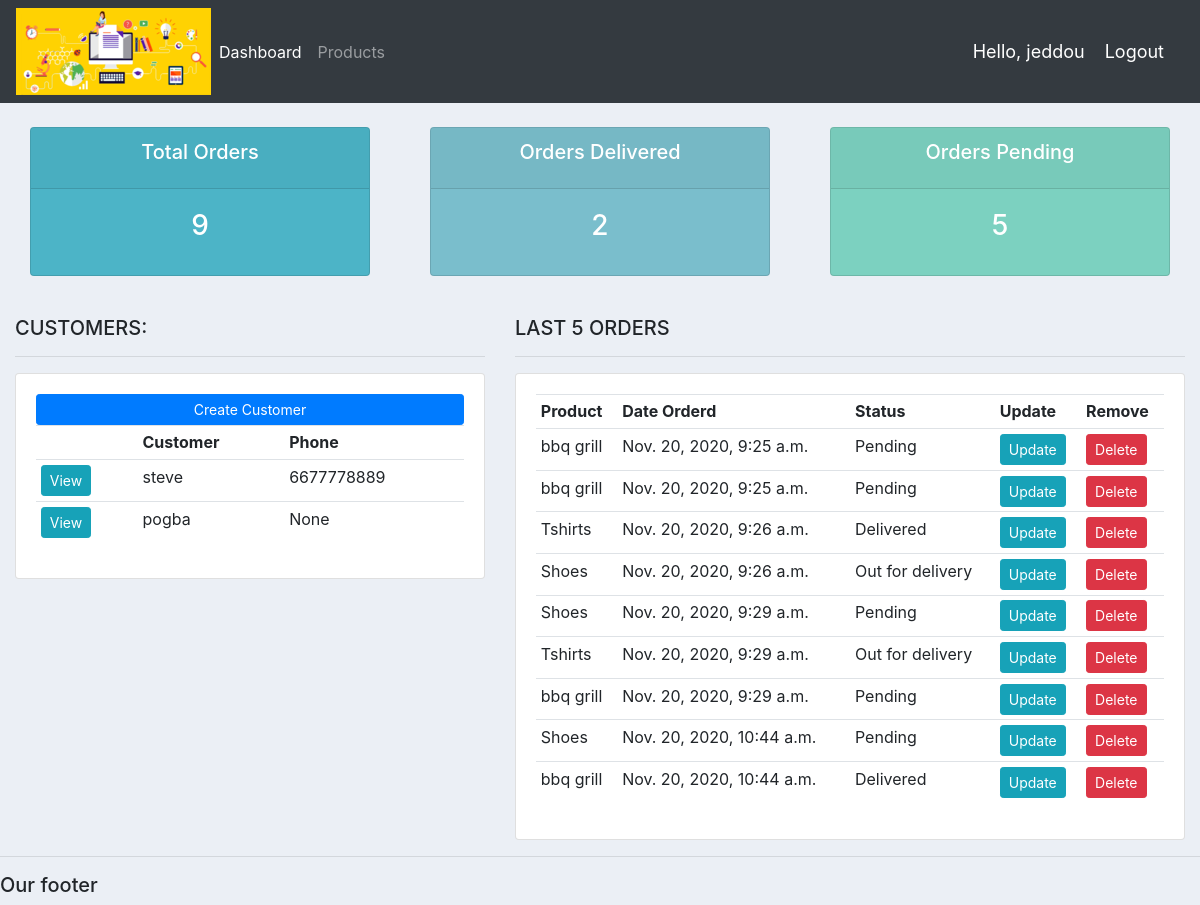
The app's page / (signed in), older data.
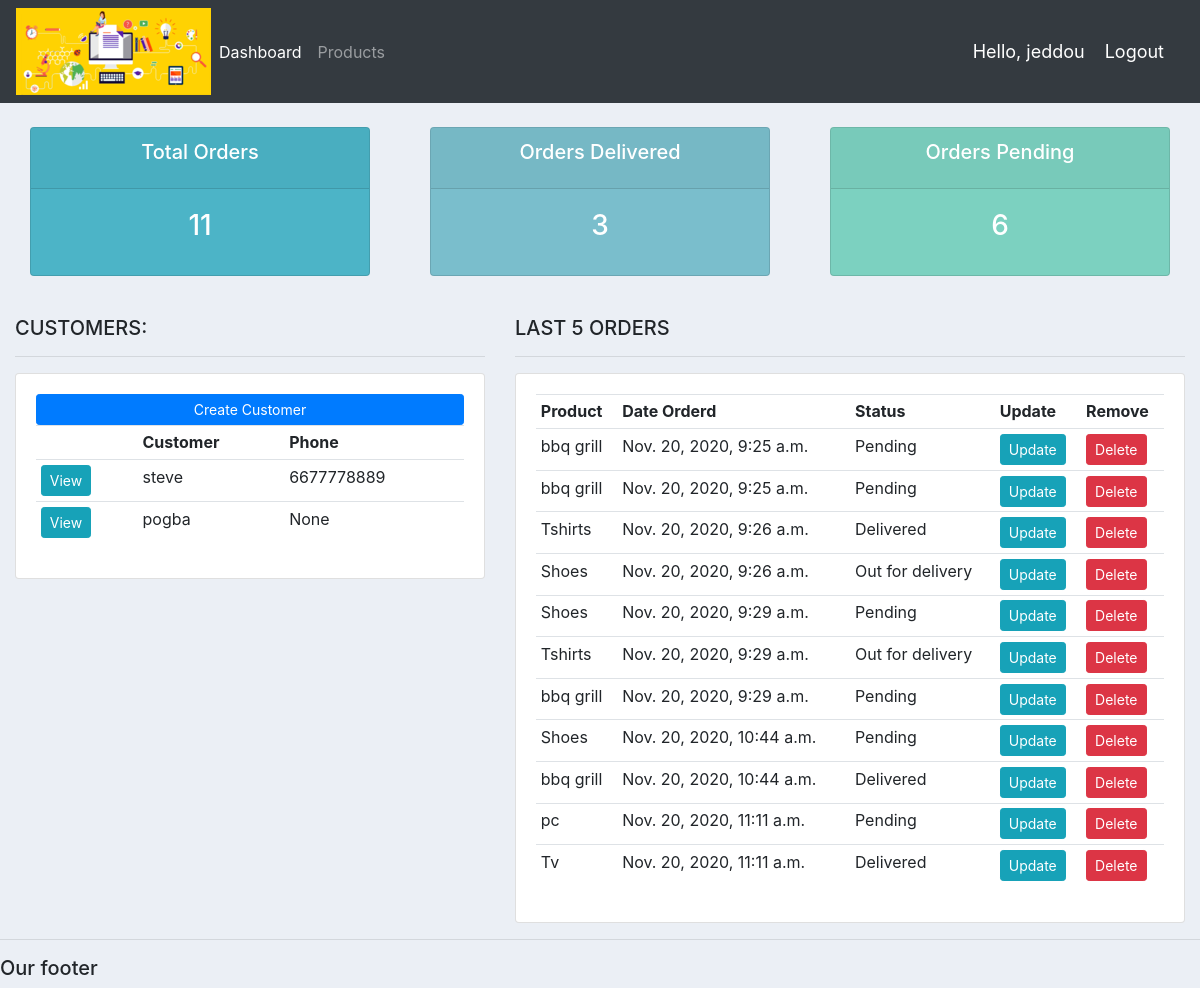
The same page, newer data.
### accounts/models.py (models this page shows, shortened)
class Customer(models.Model):
	user = models.OneToOneField(User, null=True,blank = True ,on_delete=models.CASCADE)
	name = models.CharField(max_length=200, null=True)
	phone = models.CharField(max_length=200, null=True)
	email = models.CharField(max_length=200, null=True)
	profile_pic = models.ImageField(default="profile1.png", null=True, blank=True)
	date_created = models.DateTimeField(auto_now_add=True, null=True)

class Order(models.Model):
	STATUS = (
			('Pending', 'Pending'),
			('Out for delivery', 'Out for delivery'),
			('Delivered', 'Delivered'),
			)
	customer = models.ForeignKey(Customer, null=True, on_delete= models.SET_NULL)
	product = models.ForeignKey(Product, null=True, on_delete= models.SET_NULL)
	date_created = models.DateTimeField(auto_now_add=True, null=True)
	status = models.CharField(max_length=200, null=True, choices=STATUS)
	note = models.CharField(max_length=1000, null=True)

class Product(models.Model):
	CATEGORY = (
			('Indoor', 'Indoor'),
			('Out Door', 'Out Door'),
			)
	name = models.CharField(max_length=200, null=True)
	price = models.FloatField(null=True)
	category = models.CharField(max_length=200, null=True, choices=CATEGORY)
	description = models.CharField(max_length=200, null=True, blank=True)
	date_created = models.DateTimeField(auto_now_add=True, null=True)
	tags = models.ManyToManyField(Tag)
	def __str__(self):
		return self.name

### accounts/decorators.py (the view)
	def wrapper_function(request, *args, **kwargs):
		group = None
		if request.user.groups.exists():
			group = request.user.groups.all()[0].name
		if group == 'customer':
			return redirect('user-page')
		if group == 'admin':
			return view_func(request, *args, **kwargs)

### accounts/views.py (called while the page is built)
@login_required(login_url='login')
@admin_only
def home(request):
	orders = Order.objects.all()
	customers = Customer.objects.all()
	total_customers = customers.count()
	total_orders = orders.count()
	delivered = orders.filter(status='Delivered').count()
	pending = orders.filter(status='Pending').count()
	context = {'orders':orders, 'customers':customers,
	'total_orders':total_orders,'delivered':delivered,
	'pending':pending }
	return render(request, 'accounts/dashboard.html', context)

### accounts/templates/accounts/dashboard.html
{%  extends 'accounts/main.html' %}
{% block content %}
{%  include 'accounts/status.html' %}
<br>
<div class="row">
	<div class="col-md-5">
		<h5>CUSTOMERS:</h5>
		<hr>
		<div class="card card-body">
			<a class="btn btn-primary  btn-sm btn-block" href="">Create Customer</a>
			<table class="table table-sm">
				<tr>
					<th></th>
					<th>Customer</th>
					<th>Phone</th>
				</tr>
				{% for customer in customers %}
					<tr>
						<td><a class="btn btn-sm btn-info" href="{% url 'customer' customer.id %}">View</a></td>
						<td>{{customer.name}}</td>
						<td>{{customer.phone}}</td>
					</tr>
				{% endfor %}
			</table>
		</div>
	</div>
	<div class="col-md-7">
		<h5>LAST 5 ORDERS</h5>
		<hr>
		<div class="card card-body">
			<table class="table table-sm">
				<tr>
					<th>Product</th>
					<th>Date Orderd</th>
					<th>Status</th>
					<th>Update</th>
					<th>Remove</th>
				</tr>
				{% for order in orders %}
					<tr>
						<td>{{order.product}}</td>
						<td>{{order.date_created}}</td>
						<td>{{order.status}}</td>
						<td><a class="btn btn-sm btn-info" href="{% url 'update_order' order.id %}">Update</a></td>
						<td><a class="btn btn-sm btn-danger" href="{% url 'delete_order' order.id %}">Delete</a></td>
					</tr>
				{% endfor %}
			</table>
		</div>
	</div>
</div>
{% endblock %}

Row changes from the older to the newer data that the page shows:
added Order: product "pc", date_created "Nov. 20, 2020, 11:11 a.m.", status "Pending"
added Order: product "Tv", date_created "Nov. 20, 2020, 11:11 a.m.", status "Delivered"
Text that changed along with them:
{{ total_orders }}: "9" → "11"
{{ delivered }}: "2" → "3"
{{ pending }}: "5" → "6"
